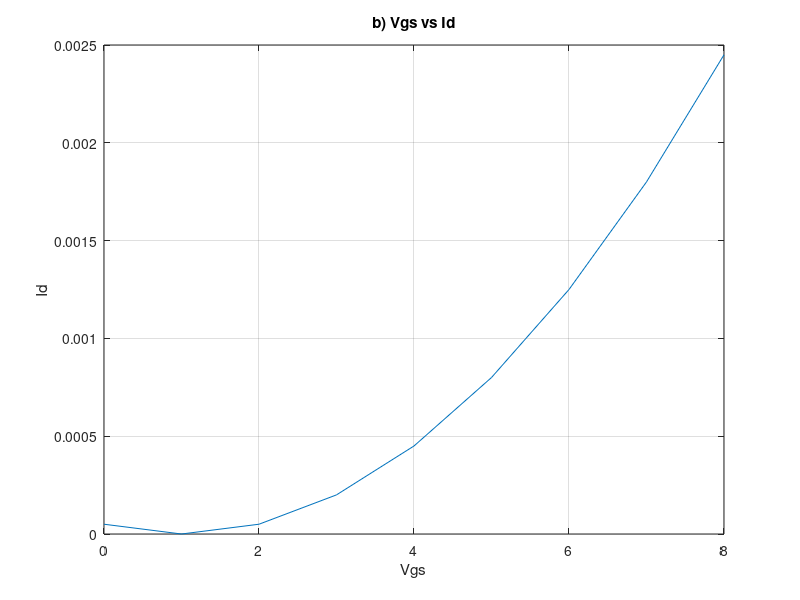
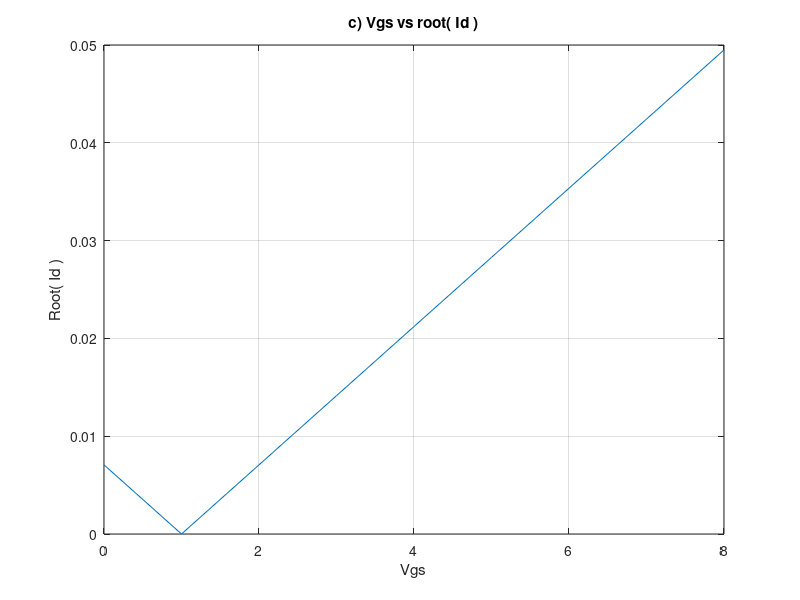
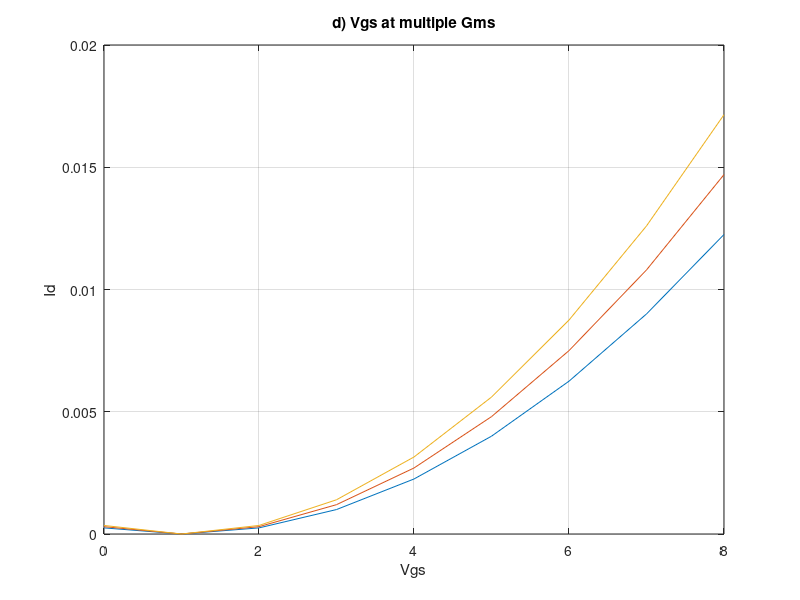
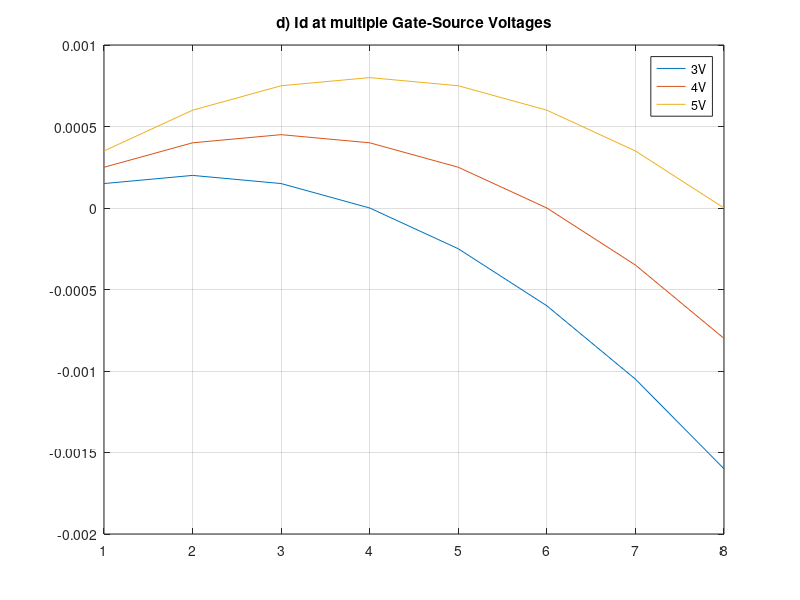

Recreate these plots in MATLAB, in order.
#!/usr/bin/octave

# Produces some graphs for an Electronics lab.

clc;
close all;
clear;
format long g;
format compact;
grid on;


Vgs = [ 0 : 1 : 8 ];
gm = 0.0001;
Vth = 1;

Id = 0.5 * gm * (Vgs - Vth).*(Vgs - Vth);


figure(1);
plot( Vgs, Id );
title( "b) Vgs vs Id");
xlabel( "Vgs" );
ylabel( "Id" );
grid on;

figure(2);
plot( Vgs, sqrt(Id) );
xlabel( "Vgs" );
ylabel( "Root( Id )" );
title( "c) Vgs vs root( Id )" );
grid on;

gm0 = 0.0005;
gm1 = 0.0006;
gm2 = 0.0007;

Id0 = 0.5 * gm0 * (Vgs - Vth).*(Vgs - Vth);
Id1 = 0.5 * gm1 * (Vgs - Vth).*(Vgs - Vth);
Id2 = 0.5 * gm2 * (Vgs - Vth).*(Vgs - Vth);

figure(3);
plot(Vgs, Id0, Vgs, Id1, Vgs, Id2);
title( "d) Vgs at multiple Gms" );
xlabel( "Vgs" );
ylabel( "Id" );
grid on;

Vds = 1 : 8 ;

Vgs1 = 3;
Vgs2 = 4; 
Vgs3 = 5;

Id3 = gm * ((Vgs1 - Vth ).* Vds - ( .5 * Vds .* Vds));
Id4 = gm * ((Vgs2 - Vth ).* Vds - ( .5 * Vds .* Vds));
Id5 = gm * ((Vgs3 - Vth ).* Vds - ( .5 * Vds .* Vds));

figure(4);
plot(Vds, Id3, Vds, Id4, Vds, Id5);
title( "d) Id at multiple Gate-Source Voltages" );
grid on;
legend('3V','4V','5V');
